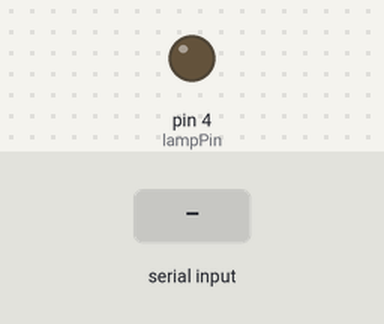
Simulated run of this sketch. Board: Arduino Uno, built with avr-gcc and run on an emulated ATmega328P. Shown: output pins drawn as LEDs (lit = HIGH). The inputs (shaded band) are chosen by the test bench.

Above: at 1.2 s.
1.3 s: "4" received over Serial
At 2.5 s:
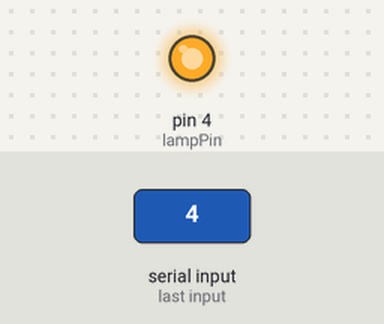
2.8 s: "5" received over Serial
At 3.3 s:
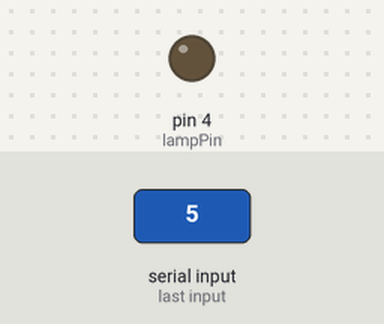
Timing chart, 0 to 5.8 s (numbered marks = the images above; inputs shaded):
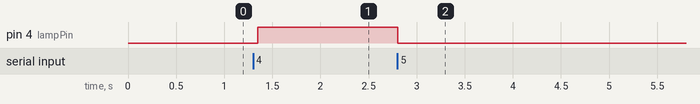

The sketch:

main_sketch.ino
```cpp
#include <IRremote.h>

IRsend irsend;

unsigned int lights_on[68] = {8900,4500,550,600,550,600,550,600,550,550,550,600,550,600,550,600,550,600,550,1650,550,1700,550,1650,550,1650,550,1650,550,1650,550,1700,550,1650,550,1650,550,600,550,1650,550,600,550,600,550,600,550,1650,550,600,550,600,550,1650,550,600,550,1650,550,1650,550,1700,550,550,550,1700,550,};
unsigned int lights_off[68] = {8950,4450,550,600,550,600,550,600,550,600,550,600,550,600,550,600,550,600,550,1650,550,1650,550,1650,550,1700,550,1650,550,1650,550,1650,550,1700,550,1650,550,1650,550,1650,550,600,550,600,550,600,550,1650,550,600,550,600,550,600,550,600,550,1650,550,1650,550,1700,550,550,600,1650,550,};
unsigned int dim_more[68] = {9000,4500,550,550,600,550,600,550,550,600,550,600,550,600,550,600,550,600,600,1650,550,1650,550,1650,550,1700,550,1650,550,1650,550,1700,500,1700,550,600,550,1650,550,600,550,1700,550,1650,550,600,550,1650,550,600,550,1650,550,600,550,1700,550,600,550,600,500,1700,550,600,500,1700,550,};
unsigned int dim_less[68] = {9000,4450,550,600,550,600,550,600,550,600,550,600,550,600,550,600,550,600,550,1650,550,1700,550,1650,550,1650,550,1700,550,1650,550,1650,550,1650,600,600,550,550,600,600,550,1650,550,600,550,600,550,600,550,600,550,1650,550,1700,550,1650,550,600,550,1650,550,1650,600,1650,550,1650,550,};

int IRPin = 3;
int lampPin = 4;

void setup(){
  pinMode(lampPin, 4);

  Serial.begin(9600);
}

void loop() {
  if (Serial.available()) {
    switch (Serial.read()) {

      case '0':
        irsend.sendRaw(lights_on, 68, 38);
        break;

      case '1':
        irsend.sendRaw(lights_off, 68, 38);
        break;

      case '2':
        irsend.sendRaw(dim_more, 68, 38);
        break;

      case '3':
        irsend.sendRaw(dim_less, 68, 38);
        break;

      case '4':
        digitalWrite(lampPin, HIGH);
        break;

      case '5':
        digitalWrite(lampPin, LOW);
        break;

      default:
        break;
    }
  }
  delay(50);
}
```

Measured:
- after the input at 1.3 s, pin 4 (lampPin): LOW → HIGH after 0.05 s
- after the input at 2.8 s, pin 4 (lampPin): HIGH → LOW at once
